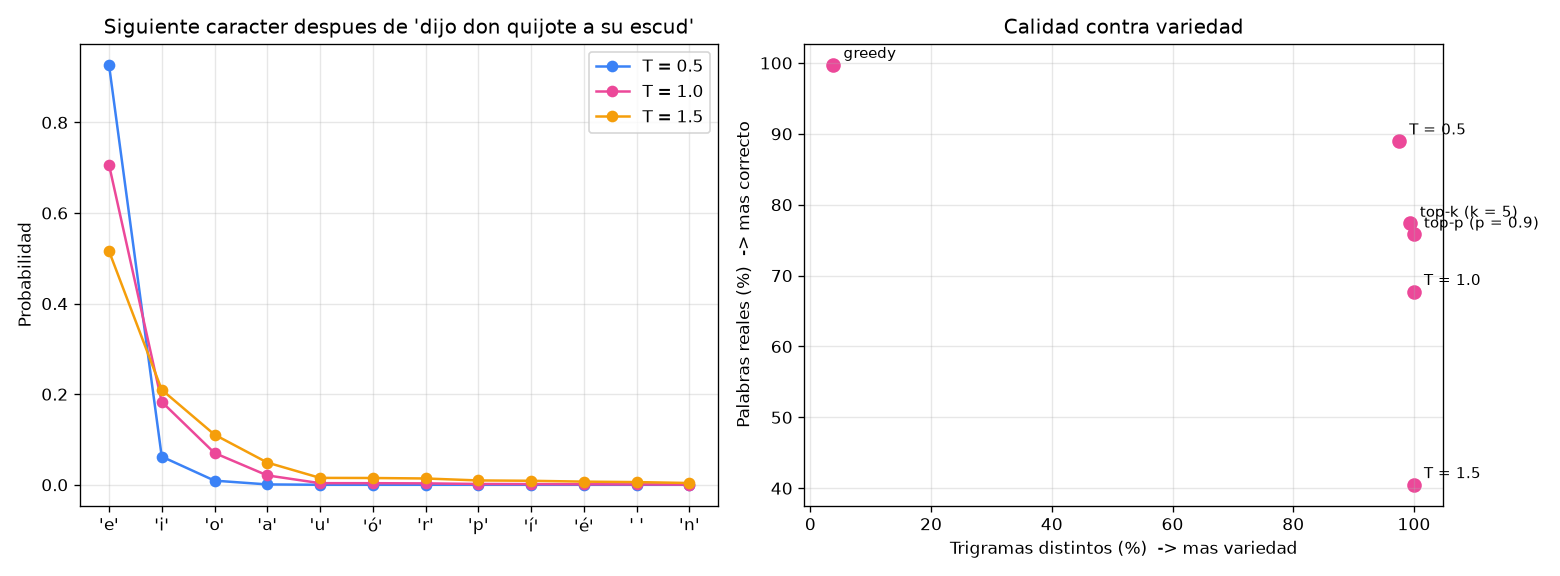

Generate this figure with Python:
"""
LECCION 4.5 - GENERAR TEXTO: MUESTREO
=====================================

Objetivo: entender como se elige cada token a partir de las
probabilidades que da el modelo, y por que esa eleccion cambia tanto el
texto que sale.

Un modelo de lenguaje no escribe texto: da una DISTRIBUCION de
probabilidad para el siguiente token. Quien genera tiene que decidir que
hacer con ella. Las opciones clasicas:
  - GREEDY: elegir siempre el mas probable
  - MUESTREO: sortear segun las probabilidades
  - TEMPERATURA: estirar o achatar la distribucion antes de sortear
  - TOP-K: sortear solo entre los k mas probables
  - TOP-P (nucleus): sortear entre los mas probables que suman p
Son los mismos controles que ofrecen las API de los modelos grandes.

Usa el mini-GPT entrenado en la leccion 4.3 (data/mini_gpt.npz):
ejecuta 21_mini_gpt.py antes que este script.
"""

import os
import re

import matplotlib.pyplot as plt
import numpy as np

import mini_transformer as mt
from corpus_es import cargar_quijote

rng = np.random.default_rng(42)

if not os.path.exists("data/mini_gpt.npz"):
    raise SystemExit("Falta data/mini_gpt.npz: ejecuta primero 21_mini_gpt.py (leccion 4.3)")
modelo, archivo = mt.cargar("data/mini_gpt.npz")
caracteres = [str(c) for c in archivo["caracteres"]]
a_indice = {ch: i for i, ch in enumerate(caracteres)}
T = modelo["P"].shape[0]


def logits_siguiente(texto):
    tokens = np.array([[a_indice[ch] for ch in texto[-T:]]])
    return mt.forward(modelo, tokens).data[0, -1]


def softmax(z):
    e = np.exp(z - z.max())
    return e / e.sum()


# ============================================================
# PARTE 1: LO QUE DA EL MODELO
# ============================================================
contexto = "dijo don quijote a su escud"
probs = softmax(logits_siguiente(contexto))
orden = np.argsort(probs)[::-1]
print(f"PARTE 1: despues de {contexto!r}, los 8 caracteres mas probables:")
for i in orden[:8]:
    print(f"   {caracteres[i]!r}: {probs[i]:.3f}")


# ============================================================
# PARTE 2: CINCO FORMAS DE ELEGIR
# ============================================================
# Todas reciben los logits y devuelven el indice del caracter elegido.

def greedy(logits):
    return int(np.argmax(logits))


def con_temperatura(logits, temperatura=1.0):
    return int(rng.choice(len(logits), p=softmax(logits / temperatura)))


def top_k(logits, k=5, temperatura=1.0):
    corte = np.sort(logits)[-k]                       # el k-esimo puntaje mas alto
    filtrados = np.where(logits >= corte, logits, -np.inf)
    return con_temperatura(filtrados, temperatura)


def top_p(logits, p=0.9, temperatura=1.0):
    probs = softmax(logits / temperatura)
    orden = np.argsort(probs)[::-1]
    acumulada = np.cumsum(probs[orden])
    n = np.searchsorted(acumulada, p) + 1             # cuantos hacen falta para llegar a p
    elegidos = orden[:n]
    return int(rng.choice(elegidos, p=probs[elegidos] / probs[elegidos].sum()))


def generar(inicio, n, elegir):
    texto = inicio
    for _ in range(n):
        texto += caracteres[elegir(logits_siguiente(texto))]
    return texto


estrategias = {
    "greedy": greedy,
    "T = 0.5": lambda z: con_temperatura(z, 0.5),
    "T = 1.0": lambda z: con_temperatura(z, 1.0),
    "T = 1.5": lambda z: con_temperatura(z, 1.5),
    "top-k (k = 5)": lambda z: top_k(z, 5),
    "top-p (p = 0.9)": lambda z: top_p(z, 0.9),
}
print("\nPARTE 2: el mismo inicio con cada estrategia")
for nombre, elegir in estrategias.items():
    print(f"\n[{nombre}]\n  {generar('sancho dijo: ', 150, elegir)}")


# ============================================================
# PARTE 3: COMO CAMBIA LA DISTRIBUCION
# ============================================================
logits = logits_siguiente(contexto)
print(f"\nPARTE 3: probabilidad del mas probable y cuantos caracteres juntan el 90%")
for temperatura in [0.5, 1.0, 1.5]:
    pr = softmax(logits / temperatura)
    n90 = np.searchsorted(np.cumsum(np.sort(pr)[::-1]), 0.9) + 1
    print(f"  T = {temperatura}: maximo {pr.max():.2f} | {n90} caracteres juntan el 90%")


# ============================================================
# PARTE 4: MEDIR CALIDAD Y VARIEDAD
# ============================================================
# Para cada estrategia generamos 8 textos de 300 caracteres y medimos:
#   - palabras reales: % de las palabras generadas que existen en el Quijote
#   - variedad: % de trigramas de palabras distintos (1 = nunca se repite)

vocabulario = set(re.findall(r"\w+", cargar_quijote().lower()))
inicios = ["el caballero ", "sancho dijo: ", "la noche ", "y en esto ", "don quijote ",
           "la sobrina ", "el cura ", "dulcinea "]
resultados = {}
for nombre, elegir in estrategias.items():
    palabras = []
    trigramas, total_trigramas = set(), 0
    for inicio in inicios:
        texto = generar(inicio, 300, elegir)[len(inicio):]
        p = re.findall(r"\w+", texto)[1:-1]          # sin la primera y la ultima (pueden quedar cortadas)
        palabras.extend(p)
        tri = list(zip(p, p[1:], p[2:]))
        trigramas.update(tri)
        total_trigramas += len(tri)
    reales = np.mean([w in vocabulario for w in palabras])
    variedad = len(trigramas) / total_trigramas
    resultados[nombre] = (reales, variedad)
print("\nPARTE 4: calidad y variedad")
for nombre, (reales, variedad) in resultados.items():
    print(f"  {nombre:<16} palabras reales {reales:.0%} | trigramas distintos {variedad:.0%}")


# ============================================================
# PARTE 5: GRAFICOS
# ============================================================
fig, (ax1, ax2) = plt.subplots(1, 2, figsize=(13, 4.8))
x = np.arange(12)
for temperatura, color in [(0.5, "#3B82F6"), (1.0, "#EC4899"), (1.5, "#F59E0B")]:
    pr = softmax(logits / temperatura)[orden[:12]]
    ax1.plot(x, pr, "o-", color=color, label=f"T = {temperatura}")
ax1.set_xticks(x)
ax1.set_xticklabels([repr(caracteres[i]) for i in orden[:12]])
ax1.set_title(f"Siguiente caracter despues de {contexto!r}")
ax1.set_ylabel("Probabilidad")
ax1.legend()
ax1.grid(alpha=0.3)

for nombre, (reales, variedad) in resultados.items():
    ax2.scatter(variedad * 100, reales * 100, s=60, color="#EC4899")
    ax2.annotate(nombre, (variedad * 100, reales * 100), textcoords="offset points", xytext=(6, 4), fontsize=9)
ax2.set_xlabel("Trigramas distintos (%)  -> mas variedad")
ax2.set_ylabel("Palabras reales (%)  -> mas correcto")
ax2.set_title("Calidad contra variedad")
ax2.grid(alpha=0.3)

plt.tight_layout()
plt.savefig("23_muestreo.png", dpi=120)
print("\nGrafico guardado en: 23_muestreo.png")
print("Abriendo ventana con el grafico... (cierrala para que el script termine)")
plt.show()


# ============================================================
# CONCEPTOS CLAVE
# ============================================================
print("""
CONCEPTOS CLAVE DE ESTA LECCION:
1. El modelo da probabilidades; la estrategia de muestreo decide el texto
2. Greedy es determinista y cae en bucles repetitivos
3. La temperatura divide los logits: T < 1 concentra, T > 1 reparte
4. Top-k y top-p cortan la "cola" de opciones improbables, que es donde
   salen los errores, sin perder variedad entre las opciones buenas
5. Hay un compromiso entre texto correcto y texto variado

EXPERIMENTOS SUGERIDOS:
- Prueba top_p con p = 0.5 y con p = 0.99
- Combina: top_k(z, 10, temperatura=1.3)
- Cambia la semilla de rng y vuelve a generar con greedy y con T = 1.0
""")
